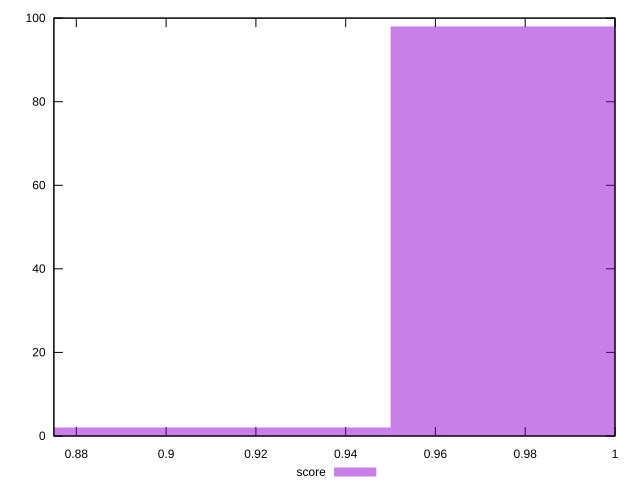

Source code (gnuplot):
reset

$score <<EOF
1 98
0.9 2
EOF

set key outside below
set boxwidth 0.1
set xrange [0.875:1]
set yrange [0:100]
set style fill transparent solid 0.5 noborder
set terminal svg size 640, 490 enhanced background rgb 'white'
set output "report_00007_2020-12-11T15:55:29.892Z/unminified-css/samples/pages+cached+nointeractive/score/histogram.svg"

plot $score title "score" with boxes

reset
